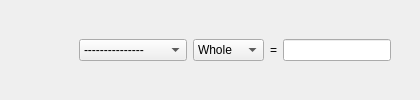
                                <widget class="QWidget" name="tempoValuePage">
                                <layout class="QHBoxLayout" name="outerTempoLayout1">
                                  <item>
                                    <widget class="QWidget" name="tempoMainWidget1">
                                      <property name="minimumWidth"><number>300</number></property>
                                      <layout class="QHBoxLayout" name="tempoMainLayout1">
                                        <item>
                                          <spacer name="tempoSpacer">
                                            <property name="orientation"><enum>Qt::Horizontal</enum></property>
                                            <property name="sizeHint" stdset="0"><size><width>50</width><height>20</height></size></property>
                                          </spacer>
                                        </item>
                                        <item>
                                          <widget class="QWidget" name="tempoControlsWidget1">
                                            <layout class="QHBoxLayout" name="tempoControlsLayout1">
                                              <item>
                                                <widget class="QComboBox" name="tempoNotePrefixCombo1">
                                                  <item><property name="text"><string>---------------</string></property></item>
                                                  <item><property name="text"><string>Dotted</string></property></item>
                                                  <item><property name="text"><string>Double Dotted</string></property></item>
                                                  <item><property name="text"><string>Triple</string></property></item>
                                                  <item><property name="text"><string>Quintuple</string></property></item>
                                                  <item><property name="text"><string>Sextuple</string></property></item>
                                                  <item><property name="text"><string>Septuple</string></property></item>
                                                </widget>
                                              </item>
                                              <item>
                                                <widget class="QComboBox" name="tempoNoteCombo1">
                                                  <item><property name="text"><string>Whole</string></property></item>
                                                  <item><property name="text"><string>Half</string></property></item>
                                                  <item><property name="text"><string>Quarter</string></property></item>
                                                  <item><property name="text"><string>8th</string></property></item>
                                                  <item><property name="text"><string>16th</string></property></item>
                                                  <item><property name="text"><string>32nd</string></property></item>
                                                </widget>
                                              </item>
                                              <item>
                                                <widget class="QLabel" name="tempoEqualsLabel">
                                                  <property name="text">
                                                    <string>=</string>
                                                  </property>
                                                </widget>
                                              </item>
                                              <item>
                                                <widget class="QLineEdit" name="tempoValueEntry">
                                                  <property name="minimumWidth">
                                                    <number>150</number>
                                                  </property>
                                                </widget>
                                              </item>
                                            </layout>
                                          </widget>
                                        </item>
                                      </layout>
                                    </widget>
                                  </item>
                                </layout>
                                </widget>
